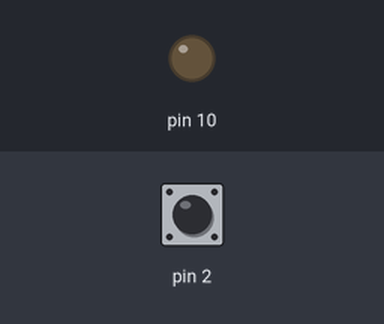
This sketch was run on a simulated Arduino Uno, built with avr-gcc and run on an emulated ATmega328P. On the bench: output pins drawn as LEDs (lit = HIGH). Inputs (shaded band) come from the test bench; at power-on: pin 2 HIGH.

Above: at 1.2 s.
1.3 s: pin 2 pulled LOW for 0.15 s
At 1.37 s:
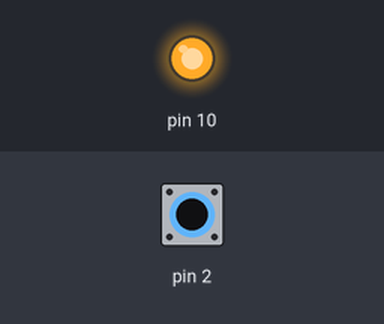
2.9 s: pin 2 pulled LOW for 3.2 s
At 6.8 s:
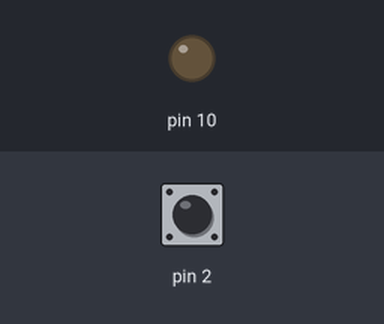
Timing chart, 0 to 8.3 s (numbered marks = the images above; inputs shaded):
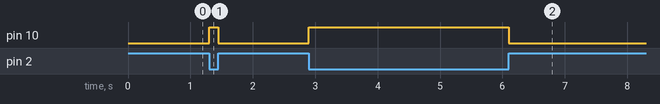

Measured:
- after the input at 1.3 s, pin 10: LOW → HIGH at once, → LOW 0.15 s later
- after the input at 2.9 s, pin 10: LOW → HIGH at once, → LOW 3.2 s later

The sketch:

LED_BUTTON.ino
```cpp
void setup()
{
  pinMode(2, INPUT_PULLUP);
  pinMode(10, OUTPUT);
}

void loop()
{
  int pushed = digitalRead(2);
  if (pushed == LOW)
  {
    digitalWrite(10, HIGH);
  }
  else{
    digitalWrite(10, LOW);
  }
}
```
